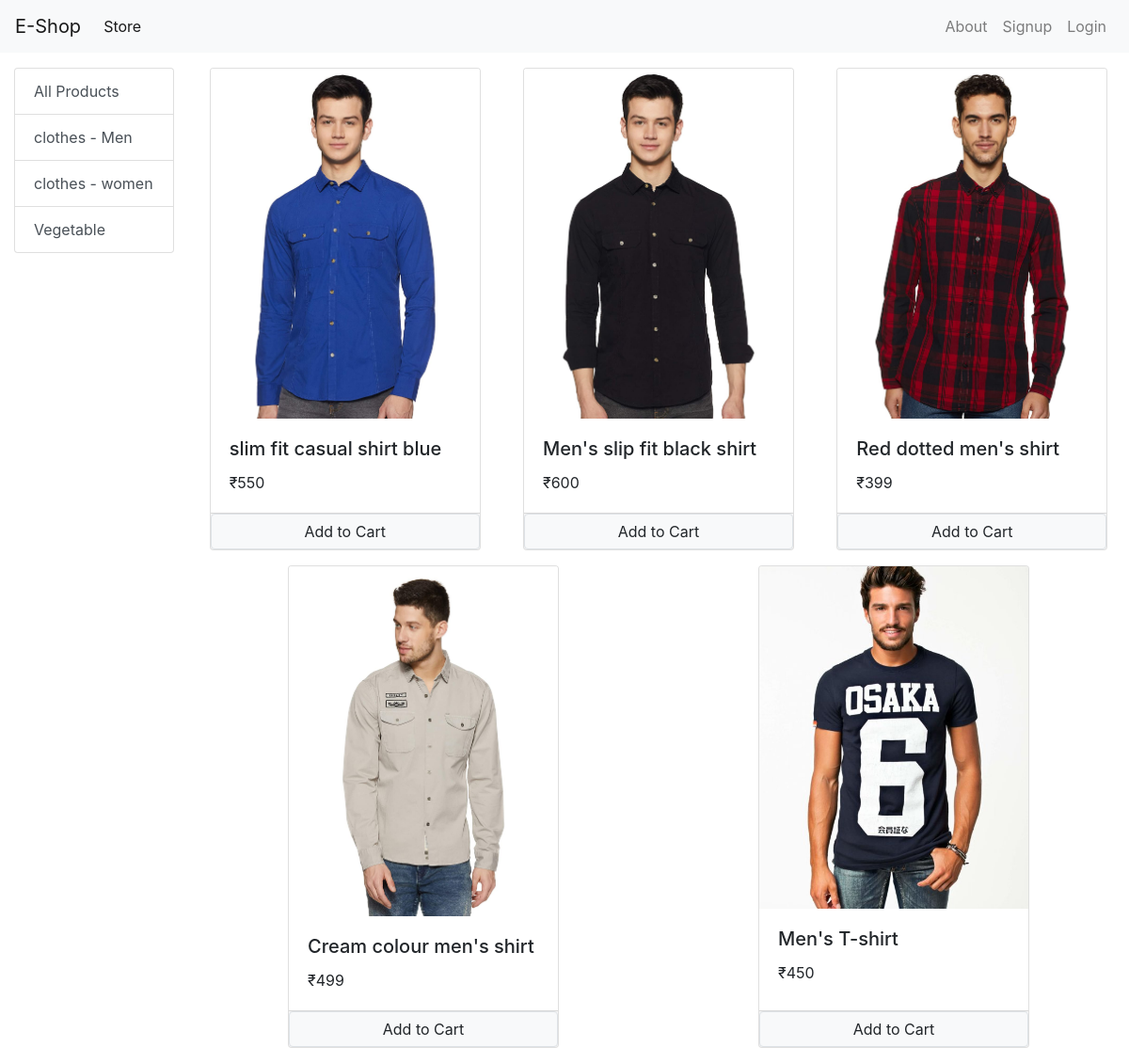
/?category=1, run on the app's committed database.
### store/models.py (models this page shows, shortened)
class Category(models.Model):
    name = models.CharField(max_length=50)
    def __str__(self):
        return self.name
    @staticmethod
    def get_all_category():
        return Category.objects.all()

class Product(models.Model):
    name = models.CharField(max_length=50)
    price = models.IntegerField(default=0)
    category = models.ForeignKey(Category, on_delete=models.CASCADE, default=1)
    description = models.CharField(max_length=200, default='')
    image = models.ImageField(upload_to='uploads/products/')
    @staticmethod
    def get_all_products_by_category_id(category_id):
        print(f"inside func with id-- {category_id}")
        if category_id:
            return Product.objects.filter(category = category_id)
        else:
            return Product.get_all_products()

### store/views.py (the view, shortened to what this page needs)
# urls.py: path('', Index_page.as_view(), name="index"),
class Index_page(View):
    def get(self, request):
        print(f"Request method ===== {request.method}")
        cart = request.session.get('cart')
        if not cart:
            request.session['cart'] = {}
        products = None
        categories = Category.get_all_category()
        category_id = request.GET.get('category')
        print(f"category id = {category_id}")
        if category_id:
            products = Product.get_all_products_by_category_id(category_id)
        else:
            products = Product.get_all_products()
        data = {}
        data['products'] = products
        data['categories'] = categories
        print(f"Email id customer : {request.session.get('email')}")
        print(f"Data are == {data}")
        return render(request, 'index.html',data)

### store/templatetags/cart.py (called while the page is built)
@register.filter(name='is_in_cart')
def is_in_cart(product, cart):
    keys = cart.keys()
    for id in keys:
        if int(id) == product.id:
            return True
    return False

### store/templatetags/custom_filter.py (called while the page is built)
@register.filter(name='currency')
def currency(number):
    return "₹"+str(number)

### store/templates/index.html (shortened to what this page needs)
{% extends 'base.html' %}
{% block content %}
{% load cart %}
{% load custom_filter %}
<div class="container-fluid mt-3">
    <div class="row">
        <div class="col-lg-2 mx-auto">
            <ul class="list-group">
                <a href="/" class="list-group-item list-group-item-action">All Products</a>
                {% for category in categories %}
                <a href="/?category={{category.id}}" class="list-group-item list-group-item-action">{{category.name}}</a>
                {% endfor %}
            </ul>
        </div>
        <div id="products" class="col-lg-10 mx-auto">
            <div class="row">
                {% for product in products %}
                <div class="card mx-auto mb-3" id="{{product.id}}" style="width: 18rem;">
                    <img class="card-img-top" src="{{product.image.url}}" alt="Card image cap">
                    <div class="card-body">
                        <h5 class="card-title">{{product.name}}</h5>
                        <p class="card-text">{{product.price|currency}}</p>
                    </div>
                    <div class="card-footer p-0">
                        {% if product|is_in_cart:request.session.cart %}
                            <div class="row no-gutters">
                                <form action="/#{{product.id}}" method="post" class="col-2">
                                    {% csrf_token %}
                                    <input type="text" name="product_id" value='{{product.id}}' hidden>
                                    <input type="text" name="remove" value='True' hidden>
                                    <input type="submit" value=" - " class="btn btn-block btn-secondary">
                                </form>
                                <div class="text-center col">{{product|cart_quantity:request.session.cart}} in Cart</div>
                                <form action="/#{{product.id}}" method="post" class="col-2">
                                    {% csrf_token %}
                                    <input type="text" name="product_id" value='{{product.id}}' hidden>
                                    <input type="submit" value=" + " class="btn btn-block btn-secondary">
                                </form>
                            </div>
                        {% else %}
                            <form action="/#{{product.id}}" method="post" class="btn-block">
                                <input type="submit" value="Add to Cart" class="float-right btn btn-light border form-control">
                            </form>
                        {% endif %}
                    </div>
                </div>
                {% endfor %}
            </div>
        </div>
    </div>
</div>
{% endblock content %}

### data on the page
Category: name "clothes - Men"
Category: name "clothes - women"
Category: name "Vegetable"
Product: image (picture), name "slim fit casual shirt blue", price "₹550"
Product: image (picture), name "Men's slip fit black shirt", price "₹600"
Product: image (picture), name "Red dotted men's shirt", price "₹399"
Product: image (picture), name "Cream colour men's shirt", price "₹499"
Product: image (picture), name "Men's T-shirt", price "₹450"
